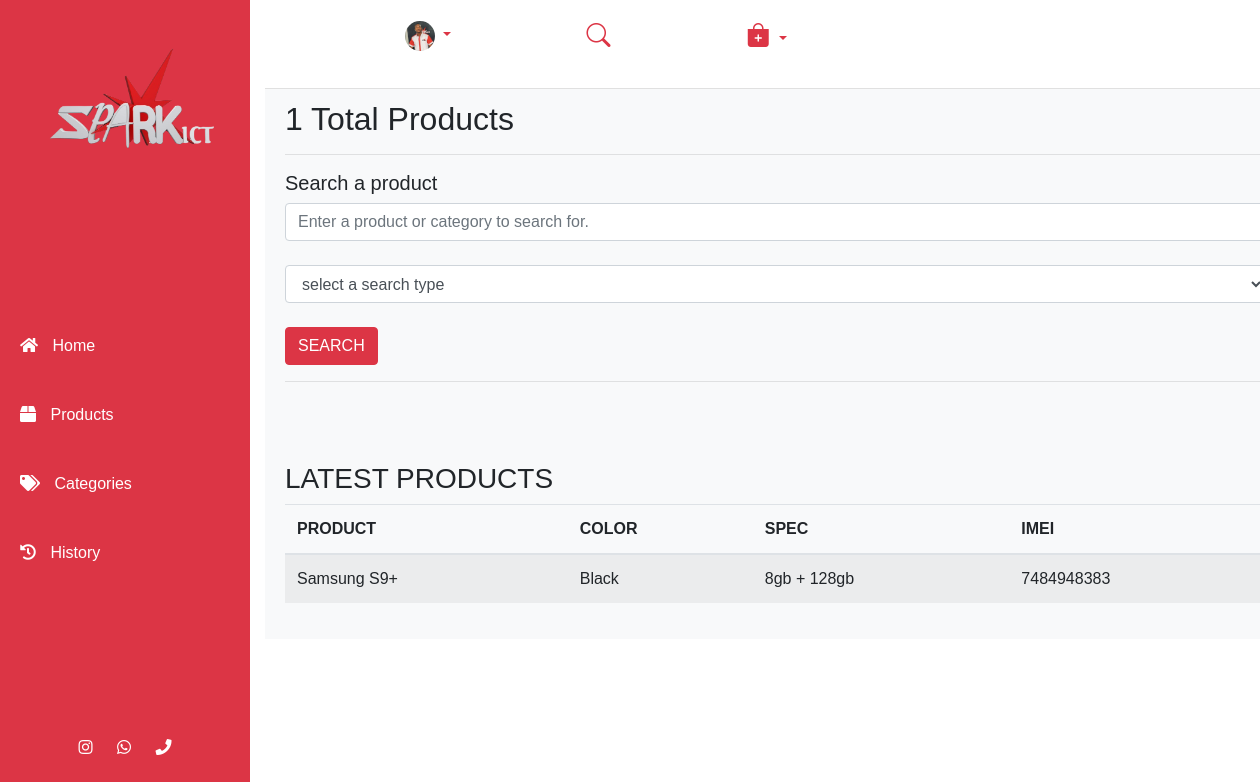
Page /inventory/dashboard/ (signed in) on the committed database.
### inventory/models.py (models this page shows, shortened)
class Product(models.Model):
    name = models.CharField(max_length=300)
    color = models.CharField(max_length=300)
    type = models.CharField(max_length=300, choices=product_cat_choice, blank=True, null=True)
    imei = models.IntegerField(blank=True, null=True)
    sold = models.BooleanField(default=False)
    checked_in = models.BooleanField(default=False)
    spec = models.CharField(max_length=300)
    details = models.CharField(max_length=300, blank=True, null=True)
    date_sold = models.DateField(blank=True, null=True)
    checked_in_date = models.DateField(blank=True, null=True)
    seller = models.ForeignKey(settings.AUTH_USER_MODEL, on_delete=models.CASCADE, blank=True, null=True)
    buyer = models.CharField(max_length=300, blank=True, null=True)
    buyer_phone = PhoneNumberField(blank=True, null=True)

### inventory/views.py (the view)
# urls.py: path('dashboard/', dashboard, name="dashboard"),
@login_required(login_url='login')
def dashboard(request):
    products = Product.objects.filter(sold=False)[:8]
    context = {
        'products': products,
        'items': products.count(),
    }
    return render(request, 'home.html', context)

### templates/home.html (shortened to what this page needs)
{% extends 'base.html' %}
{% block content %}
        <div class="account">
            <h2>{{items}} Total Products</h2>
        </div>
        <hr>
        <form action="{% url 'search_func' %}" method="POST" >
            <h5>Search a product</h5>
            <input type="text" class="form-control" id="search_info" name="search_info" placeholder="Enter a product or category to search for." required data-error="This field cannot be blank">
           <br>
            <select id="search_type" name="search_type" class="form-control">
               <option disabled selected>select a search type</option>
           </select>
            <br>
            <button class="btn btn-danger ml-auto" type="submit">SEARCH</button>
        </form>
        <hr>
        <div class="data_table table-responsive">
            <h3>LATEST PRODUCTS</h3>
            <table class="table table-striped table-md">
                <thead>
                <tr>
                    <th>PRODUCT</th>
                    <th>COLOR</th>
                    <th>SPEC</th>
                    <th>IMEI</th>
                </tr>
                </thead>
                <tbody>
                {% for product in products %}
                    <tr>
                        <td>{{ product.name }}</td>
                        <td>{{ product.color }}</td>
                        <td>{{ product.spec }}</td>
                        <td>{{ product.imei }}</td>
                    </tr>
                {% endfor %}
                </tbody>
            </table>
        </div>
{% endblock content %}

### static/styling/style.css (style rules this page uses)
* { box-sizing: border-box; margin: 0; padding: 0; }
body { display: flex; min-height: 100vh; margin: 0; font-family: 'Arial', sans-serif; justify-content: space-between; }
.data_table { margin-top: 10vh; }

### rows in the picture
Product: name "Samsung S9+", color "Black", spec "8gb + 128gb", imei "7484948383"

### other values in the picture
{{ items }} "1"
